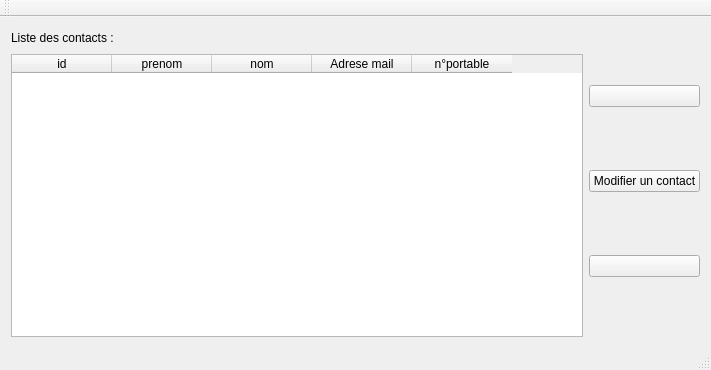
<?xml version="1.0" encoding="UTF-8"?>
<ui version="4.0">
 <class>MainWindow</class>
 <widget class="QMainWindow" name="MainWindow">
  <property name="geometry">
   <rect>
    <x>0</x>
    <y>0</y>
    <width>711</width>
    <height>370</height>
   </rect>
  </property>
  <property name="windowTitle">
   <string>GestionContact</string>
  </property>
  <widget class="QWidget" name="centralWidget">
   <layout class="QHBoxLayout" name="horizontalLayout_3">
    <item>
     <layout class="QVBoxLayout" name="verticalLayout_2">
      <item>
       <layout class="QHBoxLayout" name="horizontalLayout">
        <item>
         <widget class="QLabel" name="label">
          <property name="text">
           <string>Liste des contacts :</string>
          </property>
         </widget>
        </item>
        <item>
         <spacer name="horizontalSpacer_3">
          <property name="orientation">
           <enum>Qt::Horizontal</enum>
          </property>
          <property name="sizeHint" stdset="0">
           <size>
            <width>40</width>
            <height>20</height>
           </size>
          </property>
         </spacer>
        </item>
       </layout>
      </item>
      <item>
       <widget class="QTableWidget" name="tableWidgetContact">
        <column>
         <property name="text">
          <string>id</string>
         </property>
        </column>
        <column>
         <property name="text">
          <string>prenom</string>
         </property>
        </column>
        <column>
         <property name="text">
          <string>nom</string>
         </property>
        </column>
        <column>
         <property name="text">
          <string>Adrese mail</string>
         </property>
        </column>
        <column>
         <property name="text">
          <string>n°portable</string>
         </property>
        </column>
       </widget>
      </item>
     </layout>
    </item>
    <item>
     <layout class="QHBoxLayout" name="horizontalLayout_2">
      <item>
       <layout class="QVBoxLayout" name="verticalLayout">
        <item>
         <widget class="QPushButton" name="pushButtonAddContact">
          <property name="text">
           <string/>
          </property>
          <property name="icon">
           <iconset>
            <normaloff>../../../../../../../usr/share/icons/gnome/24x24/actions/add.png</normaloff>../../../../../../../usr/share/icons/gnome/24x24/actions/add.png</iconset>
          </property>
         </widget>
        </item>
        <item>
         <widget class="QPushButton" name="pushButtonUpdate">
          <property name="text">
           <string>Modifier un contact</string>
          </property>
         </widget>
        </item>
        <item>
         <widget class="QPushButton" name="pushButtonDelContact">
          <property name="text">
           <string/>
          </property>
          <property name="icon">
           <iconset>
            <normaloff>../../../../../../../usr/share/icons/gnome/24x24/actions/edit-delete.png</normaloff>../../../../../../../usr/share/icons/gnome/24x24/actions/edit-delete.png</iconset>
          </property>
         </widget>
        </item>
       </layout>
      </item>
     </layout>
    </item>
   </layout>
  </widget>
  <widget class="QMenuBar" name="menuBar">
   <property name="geometry">
    <rect>
     <x>0</x>
     <y>0</y>
     <width>711</width>
     <height>26</height>
    </rect>
   </property>
  </widget>
  <widget class="QToolBar" name="mainToolBar">
   <attribute name="toolBarArea">
    <enum>TopToolBarArea</enum>
   </attribute>
   <attribute name="toolBarBreak">
    <bool>false</bool>
   </attribute>
  </widget>
  <widget class="QStatusBar" name="statusBar"/>
 </widget>
 <layoutdefault spacing="6" margin="11"/>
 <resources/>
 <connections/>
</ui>
